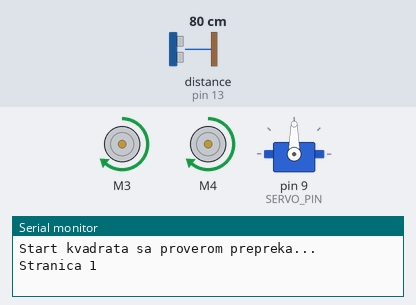
The sketch below on a simulated Arduino Uno, built with avr-gcc and run on an emulated ATmega328P. On the bench: 2 × DC motor (green arrow = forward, orange = backward, longer = faster), servo, the last lines printed to the serial monitor. Wiring (inferred from the names in the program): ultrasonic range finder: trigger pin 2; echo pin 13. The inputs (shaded band) are chosen by the test bench; at power-on: distance to the obstacle (sensor on pin 13) 80 cm. The echo pulse lasts 58.3 µs per cm.

Above: at 1.7 s.
1.8 s: distance to the obstacle (sensor on pin 13) set to 30 cm
At 2.92 s:
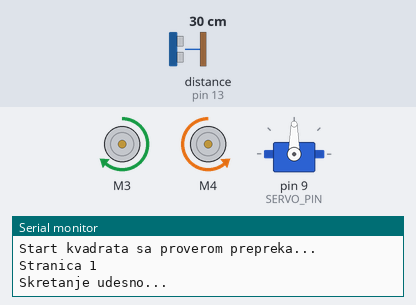
4.6 s: distance to the obstacle (sensor on pin 13) set to 26 cm
At 6.01 s:
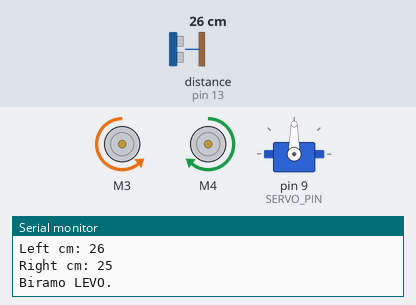
At 7.2 s:
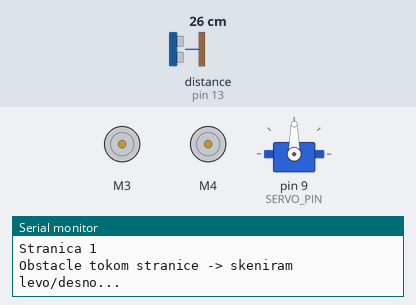
Timing chart, 0 to 13.6 s (numbered marks = the images above; inputs shaded):
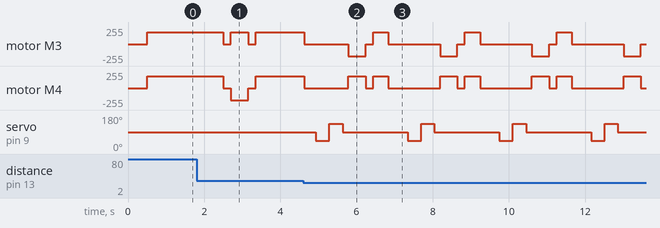

Measured:
- the behaviour switches between 27 and 26 cm on distance to the obstacle (sensor on pin 13) (found by bisection; images 1 and 2)
- after the input at 4.6 s, servo on pin 9 (SERVO_PIN): 90° → 45° after 0.33 s, then repeats every 2.4 s: 135° 0.35 s, 90° 1.7 s, 45° 0.35 s
- by itself, motor M3: repeats every 2.4 s: backward 180/255 0.45 s, stopped 0.20 s, forward 180/255 0.40 s, stopped 1.4 s
- by itself, motor M4: repeats every 2.4 s: forward 180/255 0.45 s, stopped 0.20 s, forward 180/255 0.40 s, stopped 1.4 s

The sketch:

robotcode.ino
```cpp
#include <AFMotor.h>
#include <Servo.h>

// Pretpostavka: M3 = levi točak, M4 = desni točak
AF_DCMotor motorL(3);   // M3
AF_DCMotor motorR(4);   // M4

Servo servo1;           // servo na koji je zakacen ultrazvuk

// ---------------- Podesivi parametri ----------------
const int SPEED_FWD   = 180;          // brzina za vožnju pravo (0-255)
const int SPEED_TURN  = 180;          // brzina za okret

const unsigned long SIDE_TIME = 2000; // ms po stranici kvadrata
const unsigned long TURN_TIME = 450;  // ms za ~90° (doteraj po potrebi)

const int OBSTACLE_CM = 25;           // prag prepreke (cm)
const unsigned long PING_INTERVAL = 80; // ms izmedju merenja tokom voznje
const unsigned long CLEAR_MOVE_TIME = 400; // ms malo napred posle izbegavanja

// Servo (skener) parametri
const int SERVO_PIN     = 9;
const int SERVO_CENTER  = 90;
const int SERVO_SCAN    = 45;         // skeniranje ±45°

// Ultrazvuk pinovi (NAPOMENA: sa Motor Shield v1 D7/D8 konfliktuje!)
const int TRIG_PIN = 2;   // D7 - TRIG
const int ECHO_PIN = 13;   // D8 - ECHO

// Interno
unsigned long lastPing = 0;

// ---------------- Setup ----------------
void setup() {
  Serial.begin(9600);
  Serial.println("Start: kvadrat + detekcija prepreka tokom voznje...");

  motorL.setSpeed(SPEED_FWD);
  motorR.setSpeed(SPEED_FWD);

  servo1.attach(SERVO_PIN);
  servo1.write(SERVO_CENTER);

  pinMode(TRIG_PIN, OUTPUT);
  pinMode(ECHO_PIN, INPUT);

  delay(500);
}

// ---------------- Loop ----------------
void loop() {
  drawSquareWithObstacleRestart();
  // Loop se vrti dalje i crta sledeci kvadrat
}

void drawSquareWithObstacleRestart() {
  Serial.println("Start kvadrata sa proverom prepreka...");

  int side = 0;
  while (side < 4) {
    Serial.print("Stranica ");
    Serial.println(side + 1);

    bool ok = driveSideWithObstacleCheck(SIDE_TIME);

    if (!ok) {
      // prepreka detektovana usred stranice -> izbegni i restartuj kvadrat
      avoidAndReposition();
      Serial.println("Restart kvadrata od pocetka!");
      side = 0;
      continue;
    }

    // Stranica uspesno zavrsena -> skretanje udesno
    Serial.println("Skretanje udesno...");
    turnRight90();
    side++;
  }

  Serial.println("Kvadrat zavrsen -> mahanje...");
  // waveFlag();
}

bool driveSideWithObstacleCheck(unsigned long sideTimeMs) {
  // Vozi jednu stranicu i stalno proverava prepreku.
  // true = zavrsena stranica bez prepreke
  // false = detektovana prepreka

  unsigned long start = millis();
  goForward();

  while (millis() - start < sideTimeMs) {
    if (millis() - lastPing >= PING_INTERVAL) {
      lastPing = millis();

      int d = readDistanceCM();
      if (d == 0) d = 999; // nema eha -> tretiraj kao daleko

      // Debug (mozes da iskljucis ako smara)
      // Serial.print("Front cm: ");
      // Serial.println(d);

      if (d <= OBSTACLE_CM) {
        stopMotors();
        delay(150);
        return false;
      }
    }
  }

  stopMotors();
  delay(200);
  return true;
}

void avoidAndReposition() {
  // Skenira levo/desno, bira slobodniju putanju, okrece se i malo ide napred.

  Serial.println("Obstacle tokom stranice -> skeniram levo/desno...");

  stopMotors();
  delay(150);

  int dLeft  = scanLeft();
  int dRight = scanRight();

  Serial.print("Left cm: ");
  Serial.println(dLeft);
  Serial.print("Right cm: ");
  Serial.println(dRight);

  servo1.write(SERVO_CENTER);
  delay(150);

  bool leftClear  = (dLeft == 0)  || (dLeft > OBSTACLE_CM);
  bool rightClear = (dRight == 0) || (dRight > OBSTACLE_CM);

  if (leftClear && !rightClear) {
    Serial.println("Biramo LEVO.");
    turnLeft90();
  } else if (rightClear && !leftClear) {
    Serial.println("Biramo DESNO.");
    turnRight90();
  } else if (leftClear && rightClear) {
    int dl = (dLeft == 0) ? 999 : dLeft;
    int dr = (dRight == 0) ? 999 : dRight;

    if (dl >= dr) {
      Serial.println("Obe strane ok -> LEVO (vise prostora).");
      turnLeft90();
    } else {
      Serial.println("Obe strane ok -> DESNO (vise prostora).");
      turnRight90();
    }
  } else {
    Serial.println("Levo/desno blokirano -> fallback DESNO.");
    turnRight90();
  }

  // Malo napred da se odmakne od prepreke
  goForward();
  delay(CLEAR_MOVE_TIME);
  stopMotors();
  delay(200);
}

int readDistanceCM() {
  digitalWrite(TRIG_PIN, LOW);
  delayMicroseconds(2);
  digitalWrite(TRIG_PIN, HIGH);
  delayMicroseconds(10);
  digitalWrite(TRIG_PIN, LOW);

  // Timeout 30ms (~5m)
  unsigned long duration = pulseIn(ECHO_PIN, HIGH, 30000UL);
  if (duration == 0) return 0; // nema eha

  int cm = (int)(duration / 58UL);
  return cm;
}

int scanLeft() {
  int leftPos = SERVO_CENTER - SERVO_SCAN;
  if (leftPos < 0) leftPos = 0;

  servo1.write(leftPos);
  delay(350);
  return readDistanceCM();
}

int scanRight() {
  int rightPos = SERVO_CENTER + SERVO_SCAN;
  if (rightPos > 180) rightPos = 180;

  servo1.write(rightPos);
  delay(350);
  return readDistanceCM();
}


void goForward() {
  motorL.setSpeed(SPEED_FWD);
  motorR.setSpeed(SPEED_FWD);

  motorL.run(FORWARD);
  motorR.run(FORWARD);
}

void goBackward() {
  motorL.setSpeed(SPEED_FWD);
  motorR.setSpeed(SPEED_FWD);

  motorL.run(BACKWARD);
  motorR.run(BACKWARD);
}

void turnRight() {
  // Okret na mestu udesno: levi napred, desni nazad
  motorL.setSpeed(SPEED_TURN);
  motorR.setSpeed(SPEED_TURN);

  motorL.run(FORWARD);
  motorR.run(BACKWARD);
}

void turnLeft() {
  // Okret na mestu ulevo: levi nazad, desni napred
  motorL.setSpeed(SPEED_TURN);
  motorR.setSpeed(SPEED_TURN);

  motorL.run(BACKWARD);
  motorR.run(FORWARD);
}

void turnRight90() {
  turnRight();
  delay(TURN_TIME);
  stopMotors();
  delay(200);
}

void turnLeft90() {
  turnLeft();
  delay(TURN_TIME);
  stopMotors();
  delay(200);
}

void stopMotors() {
  motorL.run(RELEASE);
  motorR.run(RELEASE);
}

void waveFlag() {
  int leftPos  = SERVO_CENTER - 40;
  int rightPos = SERVO_CENTER + 40;

  servo1.write(SERVO_CENTER);
  delay(200);

  for (int i = 0; i < 3; i++) {
    servo1.write(leftPos);
    delay(250);
    servo1.write(rightPos);
    delay(250);
  }

  servo1.write(SERVO_CENTER);
  delay(400);
}
```
